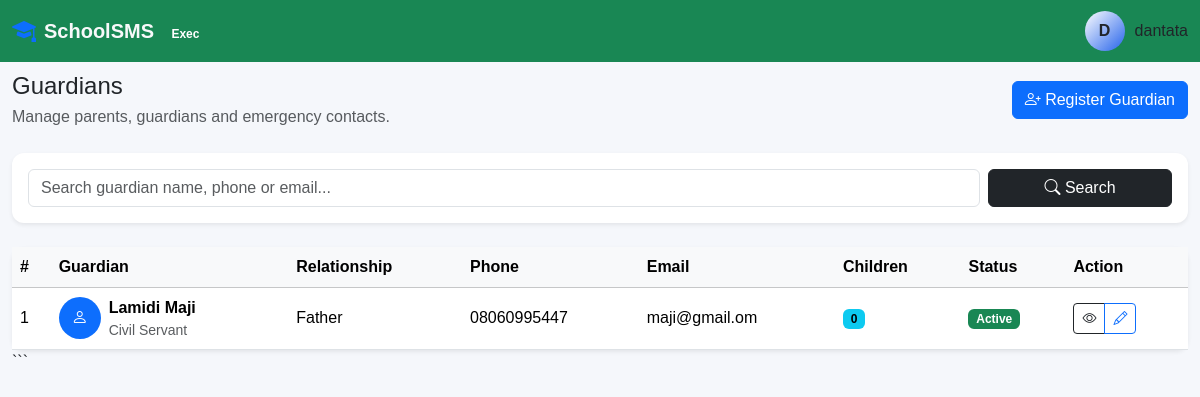
/students/guardians/ (signed in), run on the app's committed database.
### accounts/models.py (models this page shows, shortened)
class User(AbstractUser):
    class Role(models.TextChoices):
        SUPER_ADMIN = (
            "super_admin",
            "Super Administrator",
        )
        SCHOOL_ADMIN = (
            "school_admin",
            "School Administrator",
        )
        PRINCIPAL = (
            "principal",
            "Principal",
        )
        VICE_PRINCIPAL = (
            "vice_principal",
            "Vice Principal",
        )
        HEAD_TEACHER = (
            "head_teacher",
            "Head Teacher",
        )
        TEACHER = (
            "teacher",
            "Teacher",
        )
        FORM_TEACHER = (
            "form_teacher",
            "Form Teacher",
        )
        BURSAR = (
            "bursar",
            "Bursar",
        )
        ACCOUNTANT = (
            "accountant",
            "Accountant",
        )
        REGISTRAR = (
            "registrar",
            "Registrar",
        )
        STUDENT = (
            "student",
            "Student",
        )
        PARENT = (
            "parent",
            "Parent/Guardian",
        )
    school = models.ForeignKey(
        "schools.School",
        on_delete=models.SET_NULL,
        null=True,
        blank=True,
        related_name="users",
    )
    role = models.CharField(
        max_length=30,
        choices=Role.choices,
        default=Role.TEACHER,
    )
    phone = models.CharField(
        max_length=20,
        blank=True,
    )
    staff_id = models.CharField(
        max_length=50,
        null=True,
        blank=True,
    )
    profile_photo = models.ImageField(
        upload_to="accounts/profiles/",
        blank=True,
        null=True,
    )
    address = models.TextField(
        blank=True,
    )
    date_of_birth = models.DateField(
        blank=True,
        null=True,
    )
    is_verified = models.BooleanField(
        default=False,
    )
    created_at = models.DateTimeField(
        auto_now_add=True,
    )
    updated_at = models.DateTimeField(
        auto_now=True,
    )
    class Meta:
        ordering = [
            "first_name",
            "last_name",
        ]
        constraints = [
            models.UniqueConstraint(
                fields=[
                    "school",
                    "staff_id",
                ],
                condition=Q(
                    staff_id__isnull=False,
                ),
                name="unique_staff_id_per_school",
            ),
        ]

### students/models.py (models this page shows, shortened)
class Guardian(models.Model):
    class Relationship(models.TextChoices):
        FATHER = "father", "Father"
        MOTHER = "mother", "Mother"
        GUARDIAN = "guardian", "Guardian"
        UNCLE = "uncle", "Uncle"
        AUNT = "aunt", "Aunt"
        GRANDFATHER = "grandfather", "Grandfather"
        GRANDMOTHER = "grandmother", "Grandmother"
        OTHER = "other", "Other"
    school = models.ForeignKey(
        "schools.School",
        on_delete=models.CASCADE,
        related_name="guardians",
    )
    first_name = models.CharField(
        max_length=100,
    )
    last_name = models.CharField(
        max_length=100,
    )
    phone = models.CharField(
        max_length=30,
    )
    alternative_phone = models.CharField(
        max_length=30,
        blank=True,
    )
    email = models.EmailField(
        blank=True,
    )
    address = models.TextField(
        blank=True,
    )
    occupation = models.CharField(
        max_length=150,
        blank=True,
    )
    relationship = models.CharField(
        max_length=30,
        choices=Relationship.choices,
        default=Relationship.GUARDIAN,
    )
    is_active = models.BooleanField(
        default=True,
    )
    created_at = models.DateTimeField(
        auto_now_add=True,
    )
    updated_at = models.DateTimeField(
        auto_now=True,
    )
    class Meta:
        ordering = [
            "last_name",
            "first_name",
        ]
    @property
    def full_name(self):
        return (
            f"{self.first_name} "
            f"{self.last_name}"
        )

### students/views.py (the view, shortened to what this page needs)
@login_required
def guardian_list(request):
    guardians = (
        Guardian.objects
        .select_related("school")
        .prefetch_related(
            "students__student",
        )
        .filter(
            is_active=True,
        )
        .order_by(
            "last_name",
            "first_name",
        )
    )
    query = request.GET.get(
        "q",
        "",
    ).strip()
    return render(
        request,
        "students/guardian_list.html",
        {
            "guardians": guardians,
            "query": query,
        },
    )

### templates/students/guardian_list.html (shortened to what this page needs)
{% extends "base.html" %}
{% block content %}
<div class="container-fluid">
<div class="d-flex justify-content-between align-items-center mb-4">
    <div>
        <h4 class="mb-1">
            Guardians
        </h4>
        <p class="text-muted mb-0">
            Manage parents, guardians and emergency contacts.
        </p>
    </div>
    <a
        href="{% url 'students:guardian_create' %}"
        class="btn btn-primary"
    >
        <i class="bi bi-person-plus"></i>
        Register Guardian
    </a>
</div>
<div class="card border-0 shadow-sm mb-4">
    <div class="card-body">
        <form method="get">
            <div class="row g-2">
                <div class="col-md-10">
                    <input
                        type="search"
                        name="q"
                        value="{{ query }}"
                        class="form-control"
                        placeholder="Search guardian name, phone or email..."
                    >
                </div>
                <div class="col-md-2">
                    <button
                        type="submit"
                        class="btn btn-dark w-100"
                    >
                        <i class="bi bi-search"></i>
                        Search
                    </button>
                </div>
            </div>
        </form>
    </div>
</div>
<div class="card border-0 shadow-sm">
    <div class="table-responsive">
        <table class="table table-hover align-middle mb-0">
            <thead class="table-light">
                <tr>
                    <th>#</th>
                    <th>Guardian</th>
                    <th>Relationship</th>
                    <th>Phone</th>
                    <th>Email</th>
                    <th>Children</th>
                    <th>Status</th>
                    <th>Action</th>
                </tr>
            </thead>
            <tbody>
                {% for guardian in guardians %}
                <tr>
                    <td>
                        {{ forloop.counter }}
                    </td>
                    <td>
                        <div class="d-flex align-items-center">
                            <div
                                class="rounded-circle bg-primary text-white d-flex align-items-center justify-content-center me-2"
                                style="width:42px;height:42px;"
                            >
                                <i class="bi bi-person"></i>
                            </div>
                            <div>
                                <strong>
                                    {{ guardian.full_name }}
                                </strong>
                                <div class="small text-muted">
                                    {{ guardian.occupation|default:"Guardian" }}
                                </div>
                            </div>
                        </div>
                    </td>
                    <td>
                        {{ guardian.get_relationship_display }}
                    </td>
                    <td>
                        {{ guardian.phone }}
                    </td>
                    <td>
                        {{ guardian.email|default:"-" }}
                    </td>
                    <td>
                        <span class="badge text-bg-info">
                            {{ guardian.students.all|length }}
                        </span>
                    </td>
                    <td>
                        {% if guardian.is_active %}
                            <span class="badge text-bg-success">
                                Active
                            </span>
                        {% else %}
                            <span class="badge text-bg-secondary">
                                Inactive
                            </span>
                        {% endif %}
                    </td>
                    <td>
                        <div class="btn-group">
                            <a
                                href="{% url 'students:guardian_detail' guardian.pk %}"
                                class="btn btn-sm btn-outline-dark"
                                title="View"
                            >
                                <i class="bi bi-eye"></i>
                            </a>
                            <a
                                href="{% url 'students:guardian_update' guardian.pk %}"
                                class="btn btn-sm btn-outline-primary"
                                title="Edit"
                            >
                                <i class="bi bi-pencil"></i>
                            </a>
                        </div>
                    </td>
                </tr>
                {% endfor %}
            </tbody>
        </table>
    </div>
</div>
```
</div>
{% endblock %}

### templates/base.html (shortened to what this page needs)
{% load static %}
<!DOCTYPE html>
<html lang="en">
<head>
    <link
        href="https://cdn.jsdelivr.net/npm/bootstrap@5.3.3/dist/css/bootstrap.min.css"
        rel="stylesheet"
    >
    <link
        href="https://cdn.jsdelivr.net/npm/bootstrap-icons@1.11.3/font/bootstrap-icons.css"
        rel="stylesheet"
    >
     <link
     rel="stylesheet"
     href="{% static 'css/sms.css' %}"
    >
</head>
<body>
    <nav class="navbar fixed-top bg-success" data-bs-theme="dark">
    <div class="container-fluid d-flex justify-content-between align-items-center">
        {% if request.user.role == 'super_admin' %}
            <a class="navbar-brand d-flex align-items-center gap-2 fw-bold text-light text-decoration-none" href="/admin/">
                <i class="bi bi-shield-lock-fill text-danger fs-4"></i>
                <span>SchoolSMS <span class="badge bg-danger-subtle text-danger rounded-pill fs-8 ms-1">Root</span></span>
            </a>
        {% elif request.user.role == 'principal' or request.user.role == 'vice_principal' %}
            <a class="navbar-brand d-flex align-items-center gap-2 fw-bold text-light text-decoration-none" href="{% url 'dashboard:dashboard' %}">
                <i class="bi bi-mortarboard-fill text-primary fs-4"></i>
                <span>SchoolSMS <span class="badge bg-purple-subtle text-purple rounded-pill fs-8 ms-1">Exec</span></span>
            </a>
        {% elif request.user.role == 'bursar' or request.user.role == 'accountant' %}
            <a class="navbar-brand d-flex align-items-center gap-2 fw-bold text-light text-decoration-none" href="{% url 'dashboard:dashboard' %}">
                <i class="bi bi-wallet2 text-warning fs-4"></i>
                <span>SchoolSMS <span class="badge bg-warning-subtle text-warning rounded-pill fs-8 ms-1">Finance</span></span>
            </a>
        {% elif request.user.role == 'parent' %}
            <a class="navbar-brand d-flex align-items-center gap-2 fw-bold text-light text-decoration-none" href="{% url 'dashboard:dashboard' %}">
                <i class="bi bi-people-fill text-light fs-4"></i>
                <span>SchoolSMS <span class="badge bg-light text-light rounded-pill fs-8 ms-1">Parent Portal</span></span>
            </a>
        {% else %}
            <a class="navbar-brand d-flex align-items-center gap-2 fw-bold text-light text-decoration-none" href="{% url 'dashboard:dashboard' %}">
                <i class="bi bi-mortarboard-fill text-primary fs-4"></i>
                <span>SchoolSMS</span>
            </a>
        {% endif %}
        <div class="d-flex gap-2">
            <div class="user-profile">
                <div class="avatar">
                    {{ user.username|first|upper }}
                </div>
                <span>
                    {{ user.username }}
                </span>
            </div>
        </div>
    </div>
</nav>
<div class="container-fluid pt-4 mt-4">
</div>
{% block content %}
{% endblock %}
</body>
</html>

### templates/base.html (style rules this page uses)
:root { --bg: #0b0b12; --sidebar: #11111a; --card: #151520; --border: #262638; --text: #ffffff; --muted: #fff; --primary: #ffffff; --secondary: #2563eb; }
body { background: #f5f7fb; font-family: Arial, sans-serif; }
.card { border: 0; border-radius: 12px; box-shadow: 0 2px 10px rgba(0, 0, 0, 0.05); }
.table th { white-space: nowrap; }
.fs-8 { font-size: 0.75rem; }
.user-profile { display: flex; align-items: center; gap: 10px; }
.avatar { width: 40px; height: 40px; display: flex; justify-content: center; align-items: center; border-radius: 50%; background: linear-gradient( 135deg, var(--primary), var(--secondary) ); font-weight: bold; }

### data on the page
User: username|first "D", username "dantata"
Guardian: full_name "Lamidi Maji", occupation "Civil Servant", relationship "Father", phone "08060995447", email "maji@gmail.om", students.all|length "0", is_active "Active"
